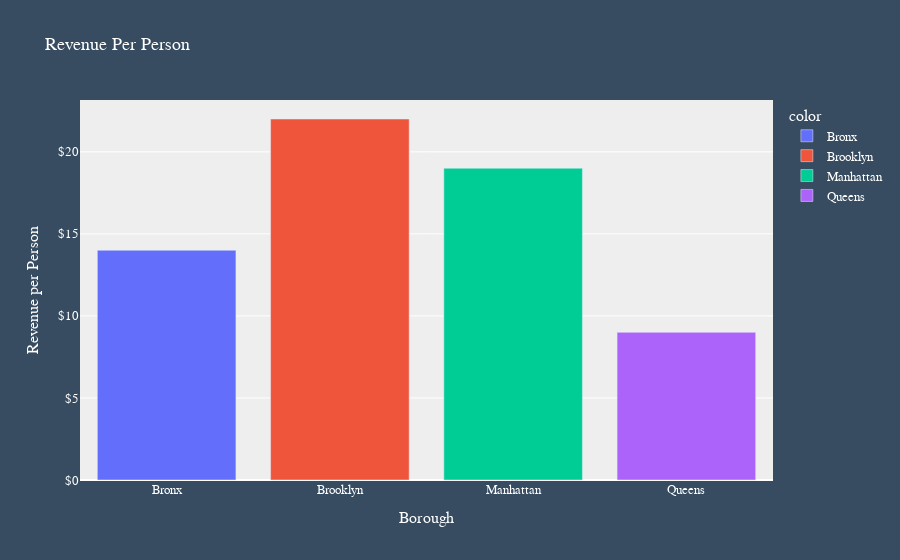

The code cell stored with this chart in its notebook:
### Code cell
# Revenue per # of people, not diners
df['rev_pop'] = df['Total Restaurant Revenue'] / df['Population']
rev_pop2 = df.groupby('Borough')['rev_pop'].mean().round()
# group by quarter for each borough
print(rev_pop2)

fig1 = px.bar(x=x, y=rev_pop2, labels={'x': 'Borough', 'y':'Revenue per Person'},
               color=x, title='Revenue Per Person')
layout(fig1, '$')

### Figure 1 — Plotly figure (JSON) as saved in the notebook; plotly's stock layout.template omitted (floating-point values rounded to 4 significant figures)
{"data": [{"alignmentgroup": "True", "hovertemplate": "color=Bronx<br>Borough=%{x}<br>Revenue per Person=%{y}<extra></extra>", "legendgroup": "Bronx", "marker": {"color": "#636efa"}, "name": "Bronx", "offsetgroup": "Bronx", "orientation": "v", "showlegend": true, "textposition": "auto", "type": "bar", "x": ["Bronx"], "xaxis": "x", "y": [14], "yaxis": "y"}, {"alignmentgroup": "True", "hovertemplate": "color=Brooklyn<br>Borough=%{x}<br>Revenue per Person=%{y}<extra></extra>", "legendgroup": "Brooklyn", "marker": {"color": "#EF553B"}, "name": "Brooklyn", "offsetgroup": "Brooklyn", "orientation": "v", "showlegend": true, "textposition": "auto", "type": "bar", "x": ["Brooklyn"], "xaxis": "x", "y": [22], "yaxis": "y"}, {"alignmentgroup": "True", "hovertemplate": "color=Manhattan<br>Borough=%{x}<br>Revenue per Person=%{y}<extra></extra>", "legendgroup": "Manhattan", "marker": {"color": "#00cc96"}, "name": "Manhattan", "offsetgroup": "Manhattan", "orientation": "v", "showlegend": true, "textposition": "auto", "type": "bar", "x": ["Manhattan"], "xaxis": "x", "y": [19], "yaxis": "y"}, {"alignmentgroup": "True", "hovertemplate": "color=Queens<br>Borough=%{x}<br>Revenue per Person=%{y}<extra></extra>", "legendgroup": "Queens", "marker": {"color": "#ab63fa"}, "name": "Queens", "offsetgroup": "Queens", "orientation": "v", "showlegend": true, "textposition": "auto", "type": "bar", "x": ["Queens"], "xaxis": "x", "y": [9], "yaxis": "y"}], "layout": {"barmode": "relative", "font": {"color": "White", "family": "Verdana", "size": 13}, "legend": {"title": {"text": "color"}, "tracegroupgap": 0}, "paper_bgcolor": "#374C60", "plot_bgcolor": "#eee", "title": {"font": {"family": "Verdana"}, "text": "Revenue Per Person"}, "xaxis": {"anchor": "y", "domain": [0, 1], "title": {"text": "Borough"}}, "yaxis": {"anchor": "x", "domain": [0, 1], "tickprefix": "$", "title": {"text": "Revenue per Person"}}}}
